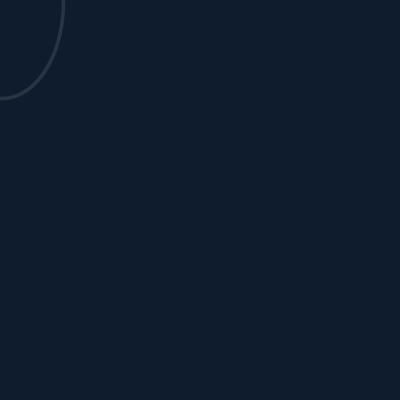
Frame 1 (no input)
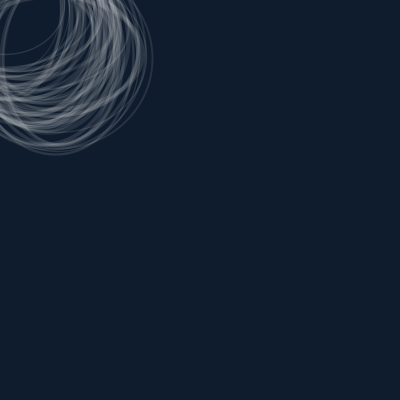
Frame 60 (the mouse pressed at the canvas centre just before this capture)
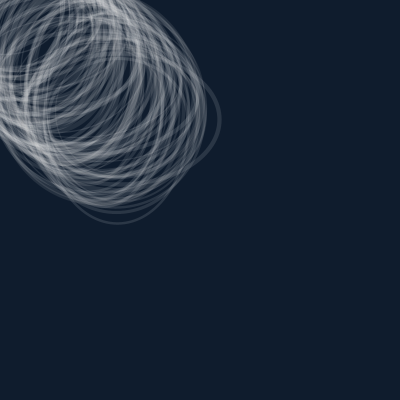
Frame 120 (the mouse held since frame 60 and released just before this capture)

The Processing sketch that drew these frames (run headless with seeded random() and noise(); from frame 60 on, the mouse is pressed at the canvas centre):

// Processing sketch: processing_77058
// ── processing_77058.pde

float angle = 0.0;
float xpos;
float ypos;
float scalar = 100;


void setup() {
  size(400, 400);
  background(15, 28, 45);
}

void draw() {

  float valorSeno = sin (angle);
  xpos++;
  ypos++;

  float grises = map(valorSeno, -1, 1, 200, 255);
  
  stroke(grises, 30);
  strokeWeight(random(1, 5));
  noFill();
  ellipse(xpos, ypos, random(1, 2)*scalar, random(1, 2)*scalar);

  if ((xpos > width+120) && (ypos > height+120)) {
    ypos = 0;
    xpos = 0;
  }

  scalar += 0.09;
  angle += 0.5;
}
